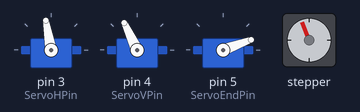
This sketch was run on a simulated Arduino Uno, built with avr-gcc and run on an emulated ATmega328P. Shown: 3 × servo, stepper motor. Stepper angles assume 2048 steps per turn.

Above: at 1.5 s.
At 3.9 s:
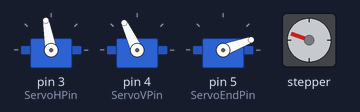
At 5.5 s:
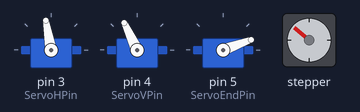
At 7.9 s:
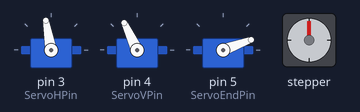
Timing chart, 0 to 9.4 s (numbered marks = the images above):
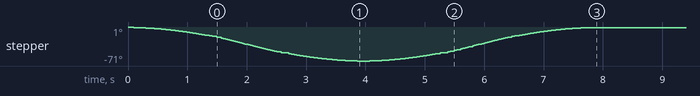

The sketch:

Arduino_Arm_DriverCode.ino
```cpp
/*
 * Robotic arm servo driving code
 *
 * Written by Joshua Galland 29806224
 * Date 15/09/2020
 */

#include <Servo.h>
#include <AccelStepper.h>

//Defining pins
#define ServoHPin 3
#define ServoVPin 4
#define ServoEndPin 5
#define StepIN1 6
#define StepIN2 9
#define StepIN3 10
#define StepIN4 11
#define StepInterfaceType 4


// Defining motor objects
Servo ServoH;  // horozontal movement
Servo ServoV;  // vertical movement
Servo ServoEnd;
AccelStepper StepB = AccelStepper(StepInterfaceType, StepIN1, StepIN2, StepIN3, StepIN4);

// Defining intital positions
int thetaH = 0;    // Horizontal arm servo position
int thetaV = 0;    // Vertical arm servo position
int thetaE = 0;    // End actuator servo postion
int thetaB = 0;     // Stepper motor inital position

void setup() {
  Serial.begin(9600);
  ServoH.attach(ServoHPin);  // attach horizontal servo pin to servo object
  ServoV.attach(ServoVPin);  // attaching vertical "
  ServoEnd.attach(ServoEndPin); // attaching end "
  StepB.setMaxSpeed(500);
  StepB.setAcceleration(100);
  StepB.setCurrentPosition(0);

  // Write initail servo pos
  thetaH, thetaV, thetaE = ServoWrites(thetaH, thetaV, thetaE); // 0,0,0
  //  Testing Of motors
  //testEndActuator(ServoEnd);
  //testHServo(ServoH);
  //testVServo(ServoV);
  testBStepper(StepB);

}

void loop() {


}
```

Act_Testing.ino
```cpp
/*
 * Contains motor testing scripts that are run on initialisation
 */
int testBStepper(AccelStepper stepper) {
  stepper.moveTo(-400);
  // Step the motor with constant speed as set by setSpeed():
  while (stepper.distanceToGo() != 0) {
    stepper.run();
  }
  stepper.moveTo(0);
  // Step the motor with constant speed as set by setSpeed():
  while (stepper.distanceToGo() != 0) {
    stepper.run();
  }
  return 0;
}
int testEndActuator(Servo s) {

    int Close = 20;
    int Open = 80;
    s.write(Close);
    delay(1000);
    // OPEN
    for (int p = Close; p<Open; p += 1) { // goes from 0 degrees to 180 degrees
    // in steps of 1 degree
    s.write(p);              // tell servo to go to position in variable 'pos'
    delay(30);                       // waits 15ms for the servo to reach the position
    }
    // CLOSE
    for (int p = Open; p>=Close; p -= 1) { // goes from 0 degrees to 180 degrees
      // in steps of 1 degree
      s.write(p);              // tell servo to go to position in variable 'pos'
      delay(10);                       // waits 15ms for the servo to reach the position
    }
    return Close;
}
int testHServo(Servo s) {
    int del= 10;
    int low = 70;
    int high = 150;
   // OPEN
    for (int p = low; p<high; p += 1) { // goes from 0 degrees to 180 degrees
      // in steps of 1 degree
      s.write(p);              // tell servo to go to position in variable 'pos'
      Serial.print("Theta is ");
      Serial.println(p);
      delay(del);                       // waits 15ms for the servo to reach the position
    }
    // CLOSE
    for (int p = high; p>=low; p -= 1) { // goes from 0 degrees to 180 degrees
      // in steps of 1 degree
      s.write(p);              // tell servo to go to position in variable 'pos'
      Serial.print("Theta is ");
      Serial.println(p);
      delay(del);                       // waits 15ms for the servo to reach the position
    }
    return low;
}
int testVServo(Servo s) {
    int del= 10;
    int low = 80;
    int high = 150;
   // OPEN
    for (int p = low; p<high; p += 1) { // goes from 0 degrees to 180 degrees
      // in steps of 1 degree
      s.write(p);              // tell servo to go to position in variable 'pos'
      Serial.print("Theta is ");
      Serial.println(p);
      delay(del);                       // waits 15ms for the servo to reach the position
    }
    // CLOSE
    for (int p = high; p>=low; p -= 1) { // goes from 0 degrees to 180 degrees
      // in steps of 1 degree
      s.write(p);              // tell servo to go to position in variable 'pos'
      Serial.print("Theta is ");
      Serial.println(p);
      delay(del);                       // waits 15ms for the servo to reach the position
    }
    return low;
}
```

Main_Functions.ino
```cpp
/*
 * Main function file
 */


bool inPosition(int thetaH_new, int thetaV_new, int thetaB_new){
  bool H = (thetaH_new == thetaH);
  bool V = (thetaV_new == thetaV);
  bool B = (0 == StepB.distanceToGo());
 return H && V && B;
}
```

ServoDrivers.ino
```cpp
/*
 * This file contains functions for arm driver code
 */


int DriveServo(int goal, int start, int currentPos){


}

int ServoWrites(int thetaH_new, int thetaV_new, int thetaE_new){
  actH(thetaH_new);
  actV(thetaV_new);
  actE(thetaE_new);
  return thetaH_new, thetaV_new, thetaE_new ;
}

//Write theta to actuators
int actH(int theta) {
  //Theta bounds are -30 and 50
  int cal = 100; // ServoH is vertical at 100
  if (theta >= -30 && theta <= 50) { // 70 and 150 abs pos
    ServoH.write(theta+cal);  }
  else {
    Serial.println("ERROR function actH - theta out of bounds"); }
  return theta;
}
int actV(int theta) {
  // Theta bounds between -35 and 35
  int cal = 115; // ServoV is horizontal at 115
  if (theta >= -35 && theta <= 35) { // 80 -> 150 abs pos bound
    ServoV.write(theta+cal); }
  else {
    Serial.println("ERROR function actV - theta out of bounds"); }
  return theta;
}
int actE(int theta) {
  // Theta Bounds between 0 and 95
  int cal = 20; // ServoE is closed at 20 and open at 115
  if (theta >= 0 && theta <= 95) {
    ServoEnd.write(theta+cal); }
  else {
    Serial.println("ERROR function actE - theta out of bounds"); }
  return theta;
}
```
